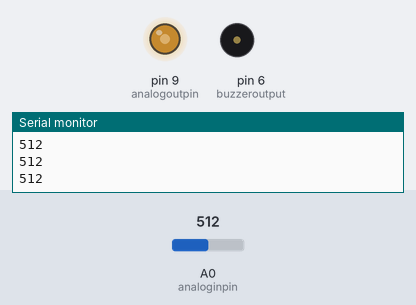
Recording of a sketch running on a simulated Arduino Uno, built with avr-gcc and run on an emulated ATmega328P. Parts: output pins drawn as LEDs (lit = HIGH), buzzer (waves = sounding), the last lines printed to the serial monitor. The test bench sets the inputs (shaded band); at power-on: A0 (analoginpin) = 512.

Above: at 1.2 s.
1.3 s: A0 (analoginpin) set to 716
At 2.3 s:
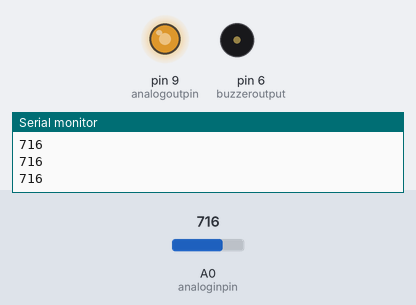
2.8 s: A0 (analoginpin) set to 900
At 3.4 s:
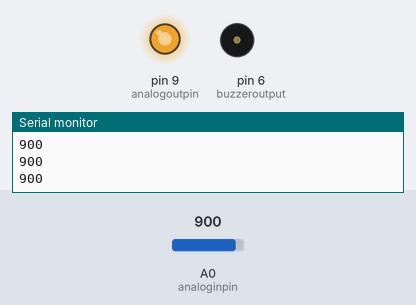
4.3 s: A0 (analoginpin) set to 1010
At 4.7 s:
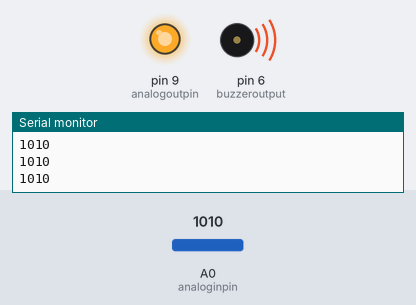
5.8 s: A0 (analoginpin) set to 122
At 6.9 s:
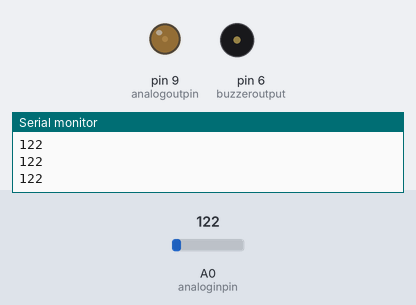
7.3 s: A0 (analoginpin) set to 0
At 8.1 s:
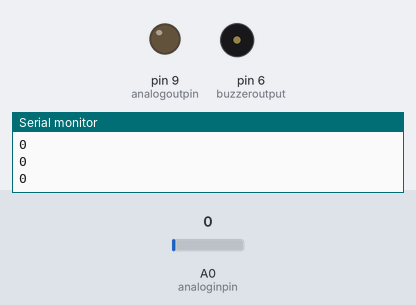
8.8 s: A0 (analoginpin) set to 511
At 9.1 s:
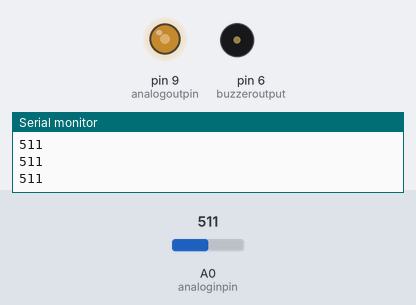
Timing chart, 0 to 11.3 s (numbered marks = the images above; inputs shaded):
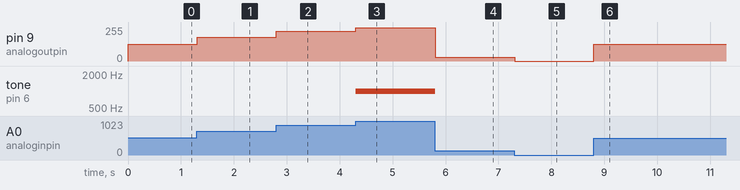

Measured:
- after the input at 1.3 s, pin 9 (analogoutpin): 127/255 → 178/255 at once
- after the input at 2.8 s, pin 9 (analogoutpin): 178/255 → 224/255 at once
- after the input at 4.3 s, pin 9 (analogoutpin): 224/255 → 251/255 at once; tone on pin 6 (buzzeroutput): silent → 1000 Hz at once
- after the input at 5.8 s, pin 9 (analogoutpin): 251/255 → 30/255 at once; tone on pin 6 (buzzeroutput): 1000 Hz → silent at once
- after the input at 7.3 s, pin 9 (analogoutpin): 30/255 → 0/255 at once
- after the input at 8.8 s, pin 9 (analogoutpin): 0/255 → 127/255 at once

The sketch:

led_buzzer_analog_read.ino
```cpp
const int analoginpin = A0;
const int analogoutpin = 9;
const int buzzeroutput = 6;

int value = 0;
int outputvalue = 0;

void setup() {
  pinMode(analoginpin, INPUT);
  pinMode(analogoutpin, OUTPUT);
  pinMode(buzzeroutput, OUTPUT);
  Serial.begin(9600);
}

void loop(){
  value = analogRead(analoginpin);
  outputvalue = map(value, 0, 1023, 0, 255);
  Serial.println(value);

  analogWrite(analogoutpin, outputvalue);

  if (value > 1000){
    tone(buzzeroutput, 1000);}

  if (value < 1000){
    noTone(buzzeroutput);}

  delay(3);
}
```
